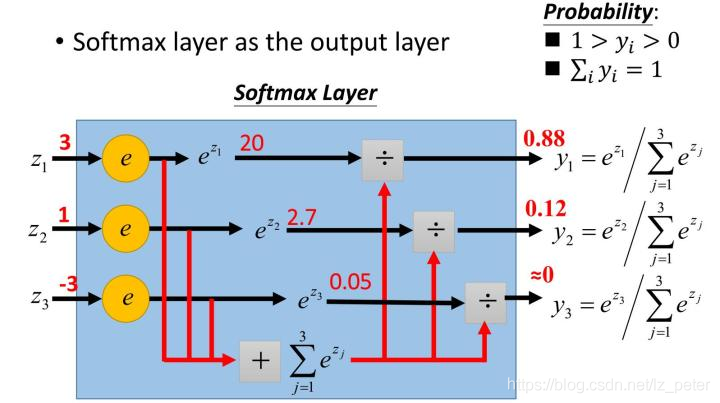
#> input picture img/softmax.png, 720 x 403 px, found by its file name
$ jupyter execute --allow-errors 01_trial_neural_network.ipynb
#> lines starting #> are read from the running program, lines starting #| are printed output that depends on the picture
[cell 1]
import numpy as np
#Dim = [28*28, 10]
#A = [tanh,softmax]

[cell 2]
def tanh(x):
    return np.tanh(x)
tanh(0.1) # test

[cell 3]
import matplotlib.pyplot as plt

[cell 4]
x = np.arange(-10, 10, 0.01)
plt.plot(x,tanh(x))
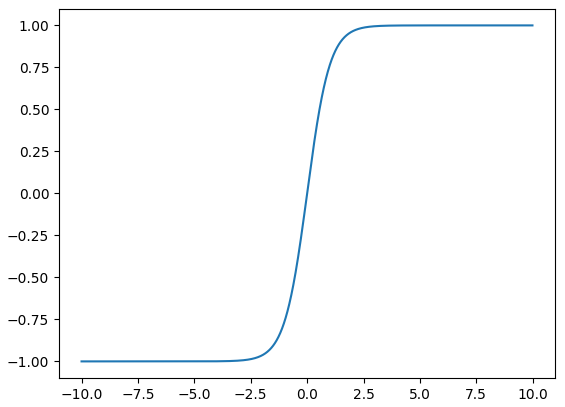
#> figure drawn by matplotlib, 1 panel; curve peaks at x = 9.99, y = 1

[cell 5]
#def softmax(z):
#    exp = np.exp(z)
#    return exp/exp.sum()
def softmax(z):
    exp = np.exp(z-z.max())
    return exp/(exp.sum())
softmax(np.array([1,2,3,4]))
x=np.arange(-5,5,0.01)
plt.plot(x, softmax(x))
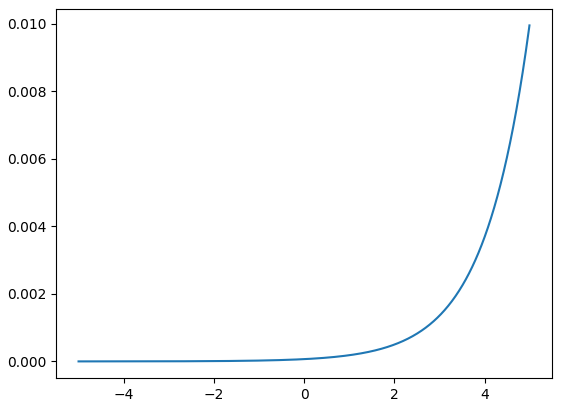
#> figure drawn by matplotlib, 1 panel; curve peaks at x = 4.99, y = 0.00995

[cell 6]
from PIL import Image
import matplotlib.pyplot as plt
img = Image.open("/home/victor/workspace/06_machine_learning/03_neural_network/softmax.png")
#> img is the input picture: PIL image 720x403 RGBA; mean R, G, B, A 207.4, 214.8, 223.8, 255
plt.imshow(img)

[cell 7]
import math
M_Dim = [28*28, 10]
W = [-math.sqrt(6 / (M_Dim[0] + M_Dim[1])), math.sqrt(6 / (M_Dim[0] + M_Dim[1]))]
b = [0,0]
A = [tanh, softmax]
Layer = [
            {'b':b, 'w':[1,1]},
            {'b':b, 'w':W}   # dict
        ]

[cell 8]
def init_param_b(layer_num):
    if layer_num is 0 or 1:
        b = Layer[layer_num]['b']
        return np.random.rand(M_Dim[layer_num], 1) * (b[1] - b[0]) + b[0]   #返回一个或一组服从“0~1”均匀分布的随机样本值。随机样本取值范围是[0,1)
test_init_param_b = init_param_b(0)
print(test_init_param_b.shape)

def init_param_w(layer_num):
    if layer_num is 1:
        w = Layer[layer_num]['w']
        return np.random.rand(M_Dim[layer_num-1], M_Dim[1]) * (w[1] - w[0]) + w[0]
    if layer_num is 0:
        w = Layer[layer_num]['w']
        return np.random.rand(1, 1) * (w[1] - w[0]) + w[0]
test_init_param_w = init_param_w(1)
print(test_init_param_w.shape)

[cell 9]
def predict(img):  # img = 784 * 1
    Out0 = A[0]((np.dot(img, init_param_w(0)) + init_param_b(0)).T[0])
    print(Out0.shape)
    In0 = Out0.reshape(1, len(Out0))
    print(In0.shape)
    Out1 = A[1]((np.dot(In0, init_param_w(1)) + init_param_b(1))[0])
    print(Out1.shape)
    return Out1

test_predict = predict(np.random.rand(784, 1))
print(test_predict.shape)
test_predict.argmax()

[cell 10]
from PIL import Image
def img2vector(imgFile):
    img = Image.open(imgFile).convert('L')
    img_arr = np.array(img, 'i') # 20px * 20px 灰度图像
    img_normlization = np.round(img_arr/255) # 对灰度值进行归一化
    img_arr2 = np.reshape(img_normlization, (1,-1)) # 1 * 400 矩阵
    return img_arr2

#> (the rest of this cell did not finish here and is left out)

[cell 11]
# t10k-images-idx3-ubyte
# t10k-labels-idx1-ubyte
# train-images-idx3-ubyte
# train-labels-idx1-ubyte
# /home/victor/workspace/06_machine_learning/03_neural_network/

train_img_path = "./MNIST/train-images.idx3-ubyte"
#> train_img_path = './MNIST/train-images.idx3-ubyte'
train_lab_path = "./MNIST/train-labels.idx1-ubyte"
test_lab_path = "./MNIST/t10k-labels.idx1-ubyte"
test_img_path = "./MNIST/t10k-images.idx3-ubyte"

train_img_num = 50000
valid_img_num = 10000
test_img_num = 10000

import struct
#> (the rest of this cell did not finish here and is left out)
